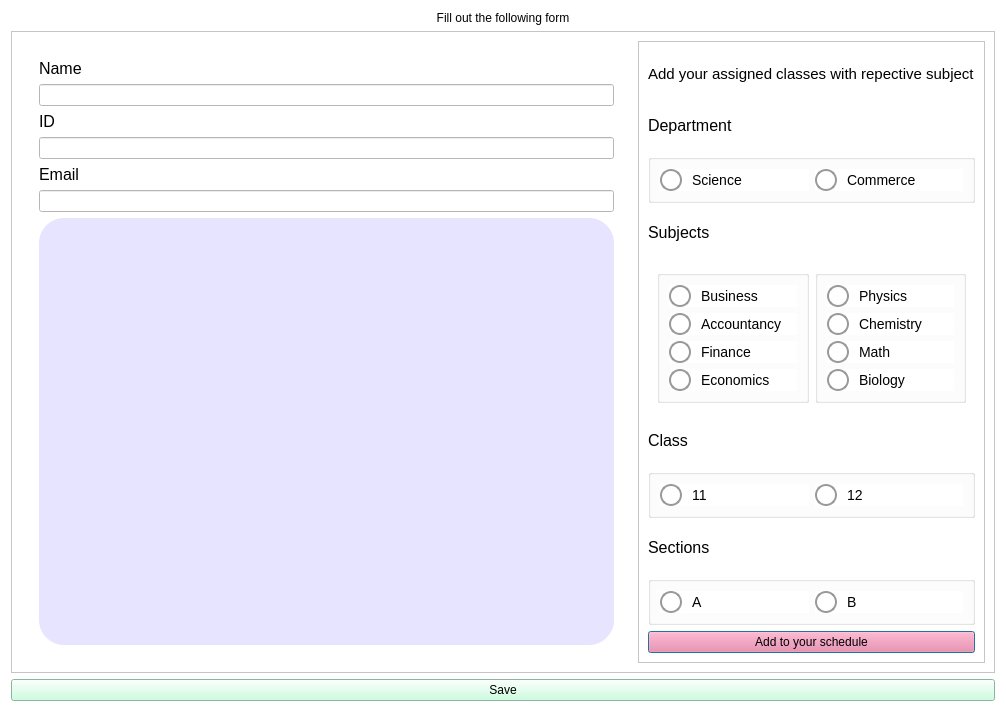
<?xml version="1.0" encoding="UTF-8"?>
<ui version="4.0">
 <class>td_form</class>
 <widget class="QDialog" name="td_form">
  <property name="geometry">
   <rect>
    <x>0</x>
    <y>0</y>
    <width>1006</width>
    <height>712</height>
   </rect>
  </property>
  <property name="windowTitle">
   <string>Dialog</string>
  </property>
  <property name="styleSheet">
   <string notr="true">background-color: rgb(255, 255, 255);
color: rgb(0, 0, 0);</string>
  </property>
  <layout class="QVBoxLayout" name="verticalLayout_3">
   <item>
    <widget class="QLabel" name="label">
     <property name="styleSheet">
      <string notr="true">color: rgb(0, 0, 0);
font: 16pt &quot;Segoe UI&quot;;
</string>
     </property>
     <property name="text">
      <string>Fill out the following form</string>
     </property>
     <property name="alignment">
      <set>Qt::AlignmentFlag::AlignCenter</set>
     </property>
    </widget>
   </item>
   <item>
    <widget class="QFrame" name="frame">
     <property name="frameShape">
      <enum>QFrame::Shape::StyledPanel</enum>
     </property>
     <property name="frameShadow">
      <enum>QFrame::Shadow::Raised</enum>
     </property>
     <layout class="QHBoxLayout" name="horizontalLayout_3">
      <item>
       <widget class="QWidget" name="widget" native="true">
        <property name="styleSheet">
         <string notr="true">background-color: rgb(255, 255, 255);
font: 10pt &quot;Segoe UI&quot;;
border-colour: 2px solid rgb(0, 0, 0);
</string>
        </property>
        <layout class="QHBoxLayout" name="horizontalLayout">
         <item>
          <widget class="QWidget" name="widget_2" native="true">
           <property name="styleSheet">
            <string notr="true"/>
           </property>
           <layout class="QVBoxLayout" name="verticalLayout_2">
            <item>
             <widget class="QLabel" name="label_3">
              <property name="font">
               <font>
                <family>Segoe UI</family>
                <pointsize>12</pointsize>
                <italic>false</italic>
                <bold>false</bold>
               </font>
              </property>
              <property name="styleSheet">
               <string notr="true">color: rgb(0, 0, 0);
font: 12pt &quot;Segoe UI&quot;;</string>
              </property>
              <property name="text">
               <string>Name</string>
              </property>
             </widget>
            </item>
            <item>
             <widget class="QLineEdit" name="td_name"/>
            </item>
            <item>
             <widget class="QLabel" name="label_8">
              <property name="font">
               <font>
                <family>Segoe UI</family>
                <pointsize>12</pointsize>
                <italic>false</italic>
                <bold>false</bold>
               </font>
              </property>
              <property name="styleSheet">
               <string notr="true">color: rgb(0, 0, 0);
font: 12pt &quot;Segoe UI&quot;;</string>
              </property>
              <property name="text">
               <string>ID</string>
              </property>
             </widget>
            </item>
            <item>
             <widget class="QLineEdit" name="td_id"/>
            </item>
            <item>
             <widget class="QLabel" name="label_4">
              <property name="font">
               <font>
                <family>Segoe UI</family>
                <pointsize>12</pointsize>
                <italic>false</italic>
                <bold>false</bold>
               </font>
              </property>
              <property name="styleSheet">
               <string notr="true">color: rgb(0, 0, 0);
font: 12pt &quot;Segoe UI&quot;;</string>
              </property>
              <property name="text">
               <string>Email</string>
              </property>
             </widget>
            </item>
            <item>
             <widget class="QLineEdit" name="td_email"/>
            </item>
            <item>
             <widget class="QListWidget" name="listWidget">
              <property name="styleSheet">
               <string notr="true">color: rgb(0, 0, 0);
background-color: rgb(130, 180, 255);
background-color: rgb(230, 228, 255);
border-radius: 25%
</string>
              </property>
             </widget>
            </item>
           </layout>
          </widget>
         </item>
        </layout>
       </widget>
      </item>
      <item>
       <widget class="QFrame" name="frame_2">
        <property name="styleSheet">
         <string notr="true">QRadioButton {
    color: #333333;
    font-size: 14px;
    spacing: 10px;
}

QRadioButton:checked {
    color: #0078d7;
    font-weight: bold;
}

QRadioButton::indicator {
    width: 18px;
    height: 18px;
    border-radius: 11px;
    border: 2px solid #999999;
    background-color: #ffffff;
}

QRadioButton::indicator:hover {
    border: 2px solid #0078d7;
}

QRadioButton::indicator:checked {
    background-color: #0078d7;
    border: 2px solid #005a9e;
}</string>
        </property>
        <property name="frameShape">
         <enum>QFrame::Shape::StyledPanel</enum>
        </property>
        <property name="frameShadow">
         <enum>QFrame::Shadow::Raised</enum>
        </property>
        <layout class="QVBoxLayout" name="verticalLayout">
         <item>
          <widget class="QLabel" name="label_2">
           <property name="font">
            <font>
             <family>Segoe UI</family>
             <pointsize>11</pointsize>
             <italic>false</italic>
             <fontweight>DemiBold</fontweight>
            </font>
           </property>
           <property name="styleSheet">
            <string notr="true">color: rgb(0, 0, 0);
font: 600 11pt &quot;Segoe UI&quot;;
</string>
           </property>
           <property name="text">
            <string>Add your assigned classes with repective subject</string>
           </property>
          </widget>
         </item>
         <item>
          <widget class="QLabel" name="label_5">
           <property name="font">
            <font>
             <family>Segoe UI</family>
             <pointsize>12</pointsize>
             <italic>false</italic>
             <bold>false</bold>
            </font>
           </property>
           <property name="styleSheet">
            <string notr="true">color: rgb(0, 0, 0);
font: 12pt &quot;Segoe UI&quot;;</string>
           </property>
           <property name="text">
            <string>Department</string>
           </property>
          </widget>
         </item>
         <item>
          <widget class="QGroupBox" name="groupBox">
           <property name="styleSheet">
            <string notr="true">color: rgb(0, 0, 0);</string>
           </property>
           <property name="title">
            <string/>
           </property>
           <layout class="QHBoxLayout" name="horizontalLayout_4">
            <item>
             <widget class="QRadioButton" name="radioScience">
              <property name="text">
               <string>Science</string>
              </property>
             </widget>
            </item>
            <item>
             <widget class="QRadioButton" name="radioCommerce">
              <property name="text">
               <string>Commerce</string>
              </property>
             </widget>
            </item>
           </layout>
          </widget>
         </item>
         <item>
          <widget class="QLabel" name="label_6">
           <property name="font">
            <font>
             <family>Segoe UI</family>
             <pointsize>12</pointsize>
             <italic>false</italic>
             <bold>false</bold>
            </font>
           </property>
           <property name="styleSheet">
            <string notr="true">color: rgb(0, 0, 0);
font: 12pt &quot;Segoe UI&quot;;</string>
           </property>
           <property name="text">
            <string>Subjects</string>
           </property>
          </widget>
         </item>
         <item>
          <widget class="QWidget" name="widget_4" native="true">
           <property name="styleSheet">
            <string notr="true">color: rgb(0, 0, 0);</string>
           </property>
           <layout class="QHBoxLayout" name="horizontalLayout_2">
            <item>
             <widget class="QGroupBox" name="groupBox_5">
              <property name="styleSheet">
               <string notr="true">color: rgb(0, 0, 0);</string>
              </property>
              <layout class="QVBoxLayout" name="verticalLayout_5">
               <item>
                <widget class="QRadioButton" name="radioBusiness">
                 <property name="text">
                  <string>Business</string>
                 </property>
                </widget>
               </item>
               <item>
                <widget class="QRadioButton" name="radioAccountancy">
                 <property name="text">
                  <string>Accountancy</string>
                 </property>
                </widget>
               </item>
               <item>
                <widget class="QRadioButton" name="radioFinance">
                 <property name="text">
                  <string>Finance</string>
                 </property>
                </widget>
               </item>
               <item>
                <widget class="QRadioButton" name="radioEconomics">
                 <property name="text">
                  <string>Economics</string>
                 </property>
                </widget>
               </item>
              </layout>
             </widget>
            </item>
            <item>
             <widget class="QGroupBox" name="Sciencesubjects">
              <property name="styleSheet">
               <string notr="true">color: rgb(0, 0, 0);</string>
              </property>
              <layout class="QVBoxLayout" name="verticalLayout_6">
               <item>
                <widget class="QRadioButton" name="radioPhysics">
                 <property name="text">
                  <string>Physics</string>
                 </property>
                </widget>
               </item>
               <item>
                <widget class="QRadioButton" name="radioChemistry">
                 <property name="text">
                  <string>Chemistry</string>
                 </property>
                </widget>
               </item>
               <item>
                <widget class="QRadioButton" name="radioMath">
                 <property name="text">
                  <string>Math</string>
                 </property>
                </widget>
               </item>
               <item>
                <widget class="QRadioButton" name="radioBiology">
                 <property name="text">
                  <string>Biology</string>
                 </property>
                </widget>
               </item>
              </layout>
             </widget>
            </item>
           </layout>
          </widget>
         </item>
         <item>
          <widget class="QLabel" name="label_7">
           <property name="font">
            <font>
             <family>Segoe UI</family>
             <pointsize>12</pointsize>
             <italic>false</italic>
             <bold>false</bold>
            </font>
           </property>
           <property name="styleSheet">
            <string notr="true">color: rgb(0, 0, 0);
font: 12pt &quot;Segoe UI&quot;;</string>
           </property>
           <property name="text">
            <string>Class</string>
           </property>
          </widget>
         </item>
         <item>
          <widget class="QGroupBox" name="groupBox_3">
           <property name="styleSheet">
            <string notr="true">color: rgb(0, 0, 0);</string>
           </property>
           <property name="title">
            <string/>
           </property>
           <layout class="QHBoxLayout" name="horizontalLayout_5">
            <item>
             <widget class="QRadioButton" name="radio11">
              <property name="text">
               <string>11</string>
              </property>
             </widget>
            </item>
            <item>
             <widget class="QRadioButton" name="radio12">
              <property name="text">
               <string>12</string>
              </property>
             </widget>
            </item>
           </layout>
          </widget>
         </item>
         <item>
          <widget class="QLabel" name="label_9">
           <property name="font">
            <font>
             <family>Segoe UI</family>
             <pointsize>12</pointsize>
             <italic>false</italic>
             <bold>false</bold>
            </font>
           </property>
           <property name="styleSheet">
            <string notr="true">color: rgb(0, 0, 0);
font: 12pt &quot;Segoe UI&quot;;</string>
           </property>
           <property name="text">
            <string>Sections</string>
           </property>
          </widget>
         </item>
         <item>
          <widget class="QGroupBox" name="groupBox_2">
           <property name="styleSheet">
            <string notr="true">color: rgb(0, 0, 0);</string>
           </property>
           <property name="title">
            <string/>
           </property>
           <layout class="QHBoxLayout" name="horizontalLayout_6">
            <item>
             <widget class="QRadioButton" name="radioA">
              <property name="text">
               <string>A</string>
              </property>
             </widget>
            </item>
            <item>
             <widget class="QRadioButton" name="radioB">
              <property name="text">
               <string>B</string>
              </property>
             </widget>
            </item>
           </layout>
          </widget>
         </item>
         <item>
          <widget class="QPushButton" name="add_to_schedule">
           <property name="styleSheet">
            <string notr="true">background-color: rgb(255, 115, 152);
color: rgb(0, 0, 0);
font: 600 12pt &quot;Segoe UI&quot;;</string>
           </property>
           <property name="text">
            <string>Add to your schedule</string>
           </property>
          </widget>
         </item>
        </layout>
       </widget>
      </item>
     </layout>
    </widget>
   </item>
   <item>
    <widget class="QPushButton" name="save">
     <property name="styleSheet">
      <string notr="true">background-color: rgb(221, 255, 254);
background-color: rgb(190, 255, 216);
color: rgb(0, 0, 0);
font: 600 14pt &quot;Segoe UI&quot;;</string>
     </property>
     <property name="text">
      <string>Save</string>
     </property>
    </widget>
   </item>
  </layout>
 </widget>
 <resources/>
 <connections/>
</ui>
